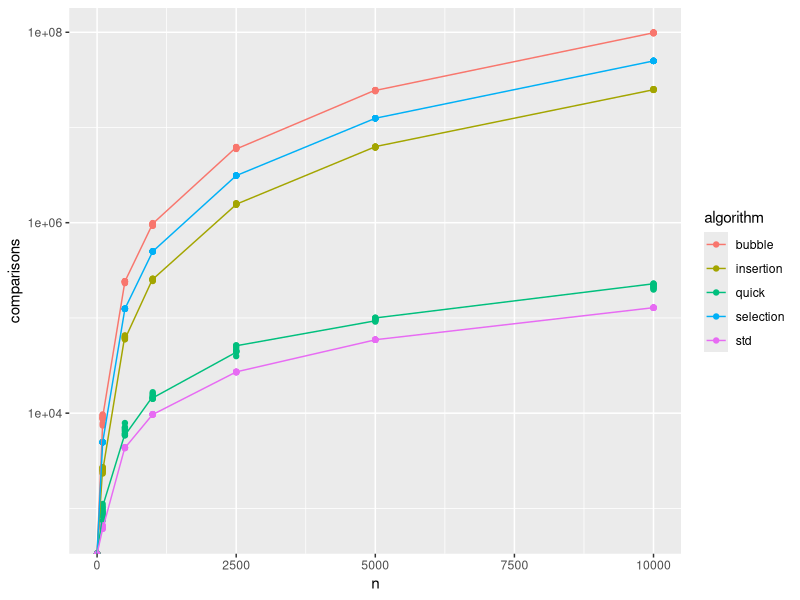

This chart was generated by the following R code:
#!/usr/bin/Rscript
library(ggplot2)
t <- read.table('values.dat', header=TRUE)
t <- ggplot(t, aes(n, comparisons, colour = algorithm)) + geom_point() + geom_line() +scale_y_log10()
show(t)
browseURL("Rplots.pdf")